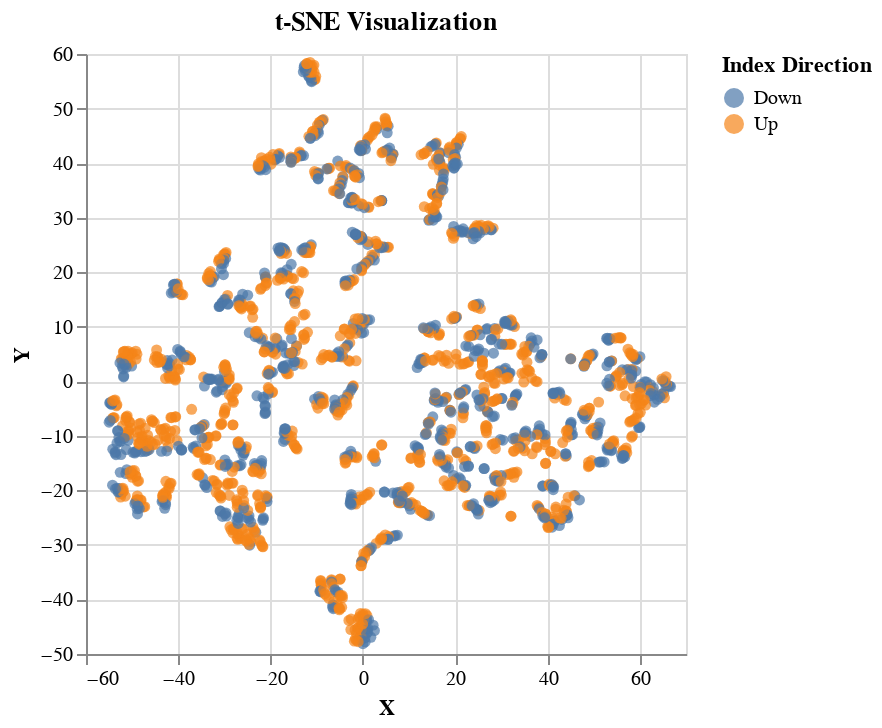

Notebook source saved alongside this figure:
### Code cell
tsne_graph = alt.Chart(tsne_df).mark_circle().encode(
    x='X',
    y='Y',
    color='Index Direction:N',
    tooltip=['X', 'Y']
).properties(
    title='t-SNE Visualization'
)
tsne_graph

### Figure 1 — Vega-Lite specification as saved in the notebook (floating-point values rounded to 4 significant figures; data arrays with more than 128 entries replaced by an {"elided": "..."} marker saying what was removed)
{"config": {"view": {"continuousWidth": 300, "continuousHeight": 300}}, "data": {"name": "data-48552ca8bd784ba9e6956120db5063c2"}, "mark": {"type": "circle"}, "encoding": {"color": {"field": "Index Direction", "type": "nominal"}, "tooltip": [{"field": "X", "type": "quantitative"}, {"field": "Y", "type": "quantitative"}], "x": {"field": "X", "type": "quantitative"}, "y": {"field": "Y", "type": "quantitative"}}, "title": "t-SNE Visualization", "$schema": "https://vega.github.io/schema/vega-lite/v5.8.0.json", "datasets": {"data-48552ca8bd784ba9e6956120db5063c2": {"elided": "1906 records"}}}
